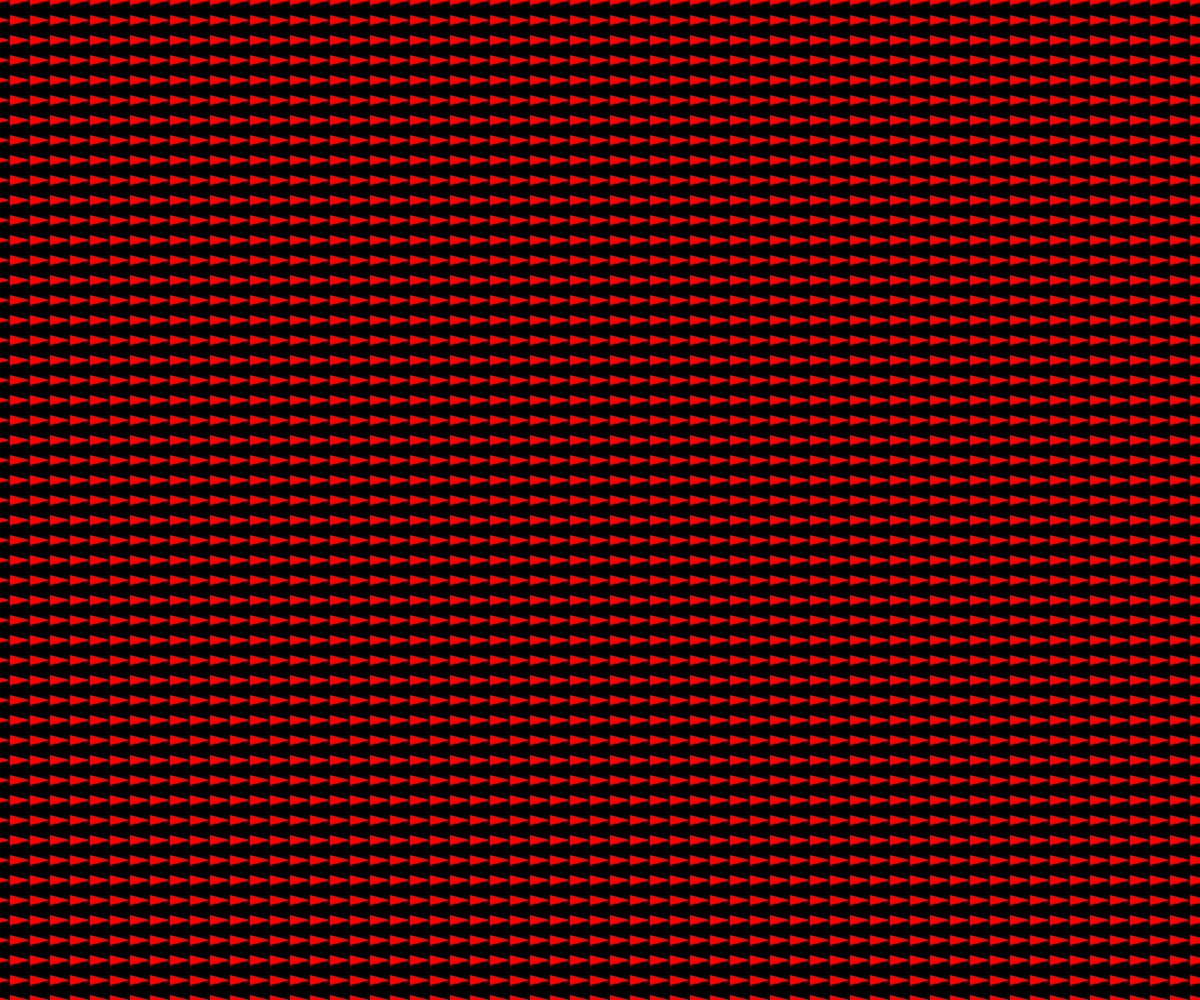
Frame 1 (no input)
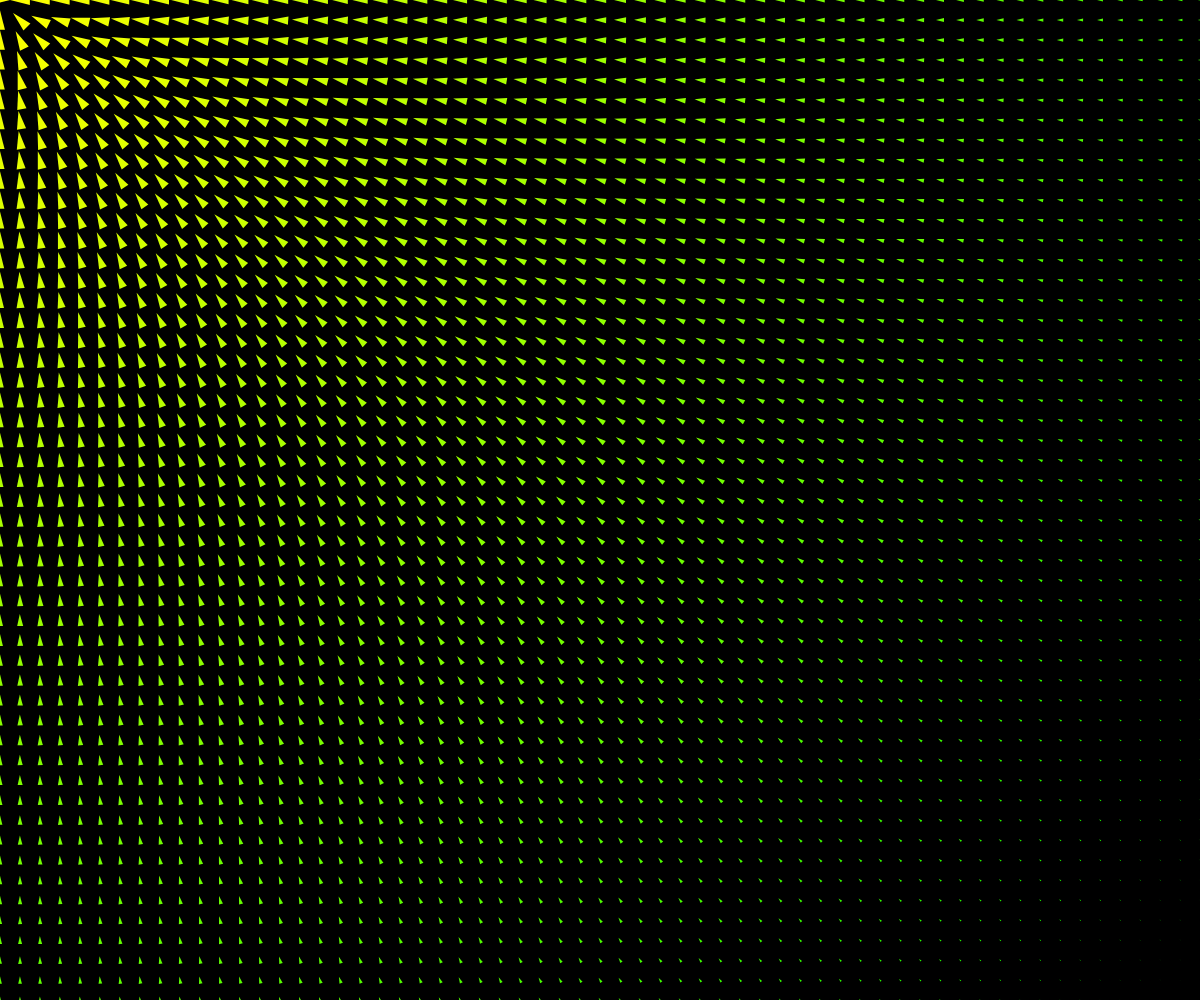
Frame 60 (no input)
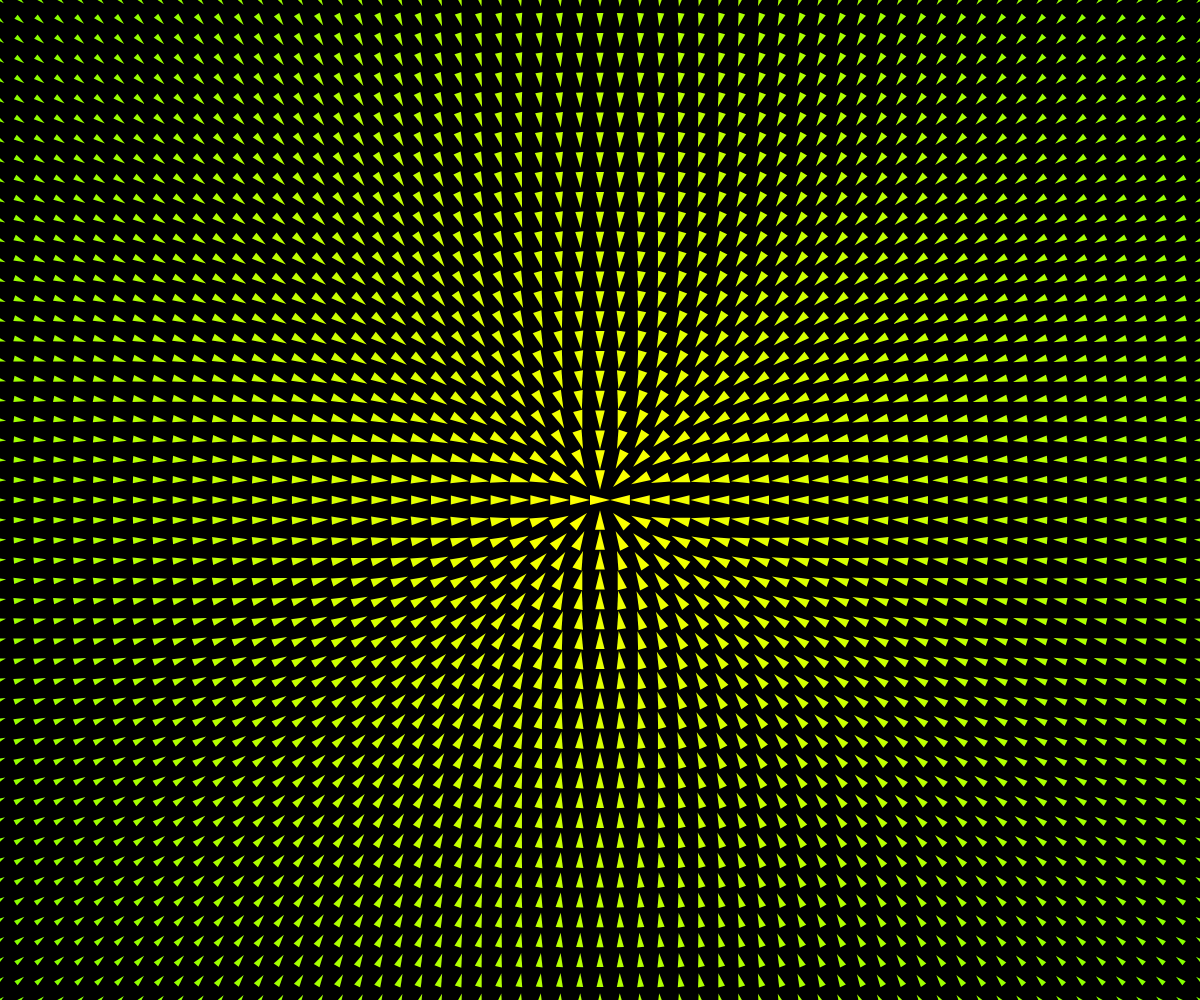
Frame 120 (the mouse pressed at the canvas centre since frame 60)

The p5.js sketch that drew these frames (run headless with seeded random() and noise() and a simulated clock; from frame 60 on, the mouse is pressed at the canvas centre):

// p5.js sketch
// ── sketch.js
let maxw = 20;
let triangles = [];

function setup() {
  createCanvas(windowWidth, windowHeight);
  colorMode(HSB);  // 360, 100, 100, 1 

  let cols = floor(width/maxw)+1;
  let rows = floor(height/maxw)+1;

  for(let x=0; x<cols; x++) {
    for(let y=0; y<rows; y++) {
      triangles.push(new RotatingTriangle(x*maxw, y*maxw));
    }
  }
  
}

function draw() {
  background(0);

  for(let i=0; i<triangles.length; i++) {
    triangles[i].show();
    triangles[i].update();
  }
 
}

class RotatingTriangle {
  // attribute
  constructor(_x, _y) {
    this.x = _x;
    this.y = _y;
    this.w = maxw;
    this.rad = 0;
    this.hue = 0;
  }
  // method
  show() {
    noStroke();
    fill(this.hue, 100, 100);

    push();
    translate(this.x, this.y);
    rotate(this.rad);
    beginShape();
    vertex(this.w/2, 0);
    vertex(-this.w/2, -this.w/4);
    vertex(-this.w/2, this.w/4);
    endShape(CLOSE);
    pop();
  }

  update() {
    this.rad = atan2(mouseY-this.y, mouseX-this.x);

    let distance = dist(this.x ,this.y, mouseX, mouseY);
    let maxd = dist(0, 0, width, height);
    this.w = map(distance, 0, maxd, maxw, 0);
    this.hue = map(distance, 0, maxd, 60, 120);
  }
}
